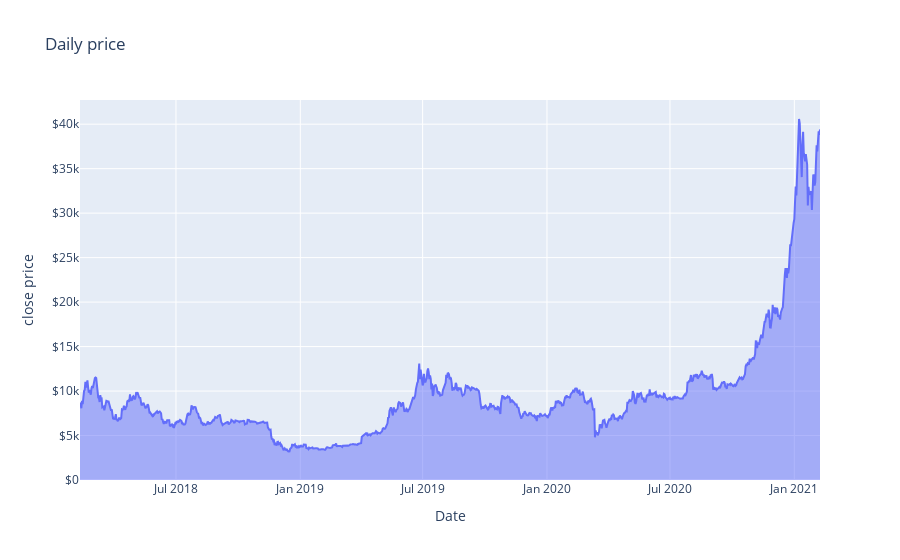
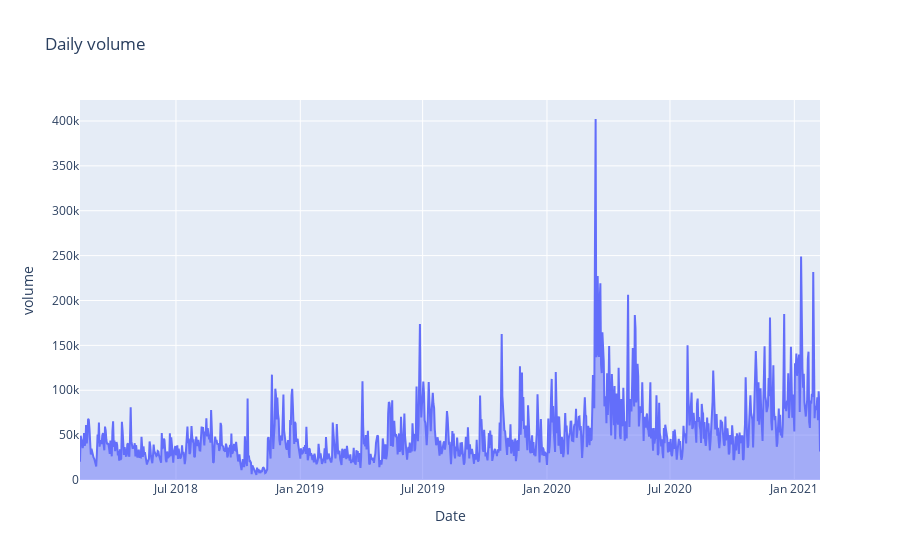

Write notebook code for charts like these, in order.
### Code cell
plot_daily_price_volume(btcusd)

### Figure 1 — Plotly figure (JSON) as saved in the notebook; plotly's stock layout.template omitted (floating-point values rounded to 4 significant figures; data arrays with more than 128 entries replaced by an {"elided": "..."} marker saying what was removed)
{"data": [{"hovertemplate": "variable=close<br>date=%{x}<br>value=%{y}<extra></extra>", "legendgroup": "close", "line": {"color": "#636efa"}, "mode": "lines", "name": "close", "orientation": "v", "showlegend": true, "stackgroup": "1", "type": "scatter", "x": {"elided": "1096 str values"}, "xaxis": "x", "y": {"elided": "1096 float values"}, "yaxis": "y"}], "layout": {"legend": {"title": {"text": "variable"}, "tracegroupgap": 0}, "showlegend": false, "title": {"text": "Daily price"}, "xaxis": {"anchor": "y", "domain": [0, 1], "title": {"text": "Date"}}, "yaxis": {"anchor": "x", "domain": [0, 1], "tickprefix": "$", "title": {"text": "close price"}}}}

### Figure 2 — Plotly figure (JSON) as saved in the notebook; plotly's stock layout.template omitted (floating-point values rounded to 4 significant figures; data arrays with more than 128 entries replaced by an {"elided": "..."} marker saying what was removed)
{"data": [{"hovertemplate": "variable=volume<br>date=%{x}<br>value=%{y}<extra></extra>", "legendgroup": "volume", "line": {"color": "#636efa"}, "mode": "lines", "name": "volume", "orientation": "v", "showlegend": true, "stackgroup": "1", "type": "scatter", "x": {"elided": "1096 str values"}, "xaxis": "x", "y": {"elided": "1096 float values"}, "yaxis": "y"}], "layout": {"legend": {"title": {"text": "variable"}, "tracegroupgap": 0}, "showlegend": false, "title": {"text": "Daily volume"}, "xaxis": {"anchor": "y", "domain": [0, 1], "title": {"text": "Date"}}, "yaxis": {"anchor": "x", "domain": [0, 1], "title": {"text": "volume"}}}}
